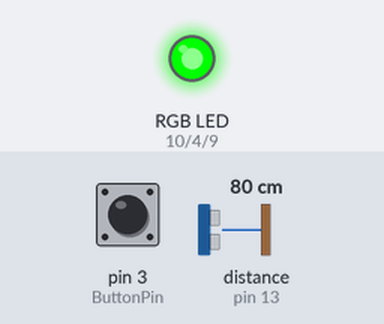
The sketch below on a simulated Arduino Uno, built with avr-gcc and run on an emulated ATmega328P. On the bench: an RGB LED mixed from three pins (HIGH = lit). Wiring (inferred from the names in the program): ultrasonic range finder: trigger A0; echo pin 13. The inputs (shaded band) are chosen by the test bench; at power-on: distance to the obstacle (sensor on pin 13) 80 cm, pin 3 (ButtonPin) LOW. The echo pulse lasts 58.3 µs per cm; dim RGB values are drawn brighter than linear; pins used as bus, display or sensor lines are not drawn; what the sketch prints to the serial monitor is not drawn.

Above: at 1.2 s.
1.3 s: distance to the obstacle (sensor on pin 13) set to 16 cm
2.8 s: distance to the obstacle (sensor on pin 13) set to 12 cm
At 3.8 s:
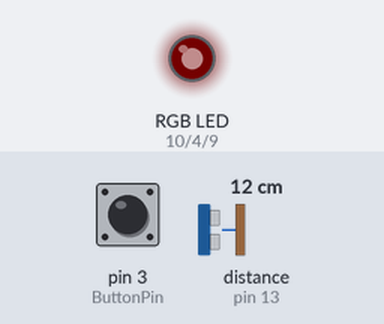
4.3 s: pin 3 (ButtonPin) pulled HIGH for 0.15 s
At 5.5 s:
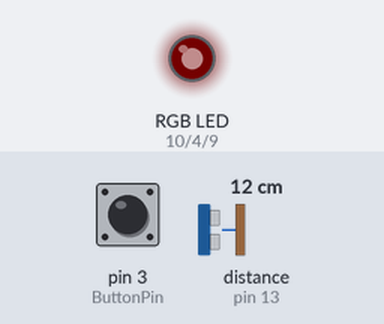
5.9 s: distance to the obstacle (sensor on pin 13) set to 2 cm
At 7.1 s:
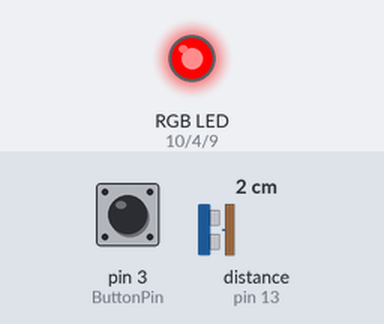
7.4 s: pin 3 (ButtonPin) pulled HIGH for 1 s
At 8.2 s:
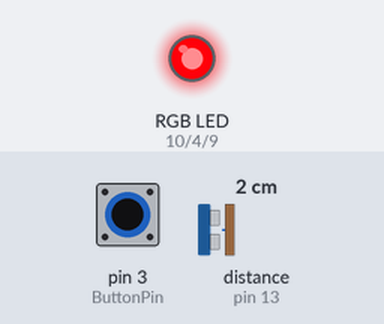
9.9 s: pin 3 (ButtonPin) pulled HIGH for 3.2 s
At 10.3 s:
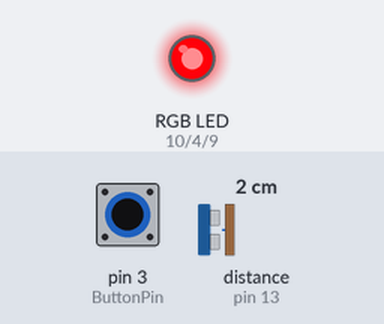
Timing chart, 0 to 14.6 s (numbered marks = the images above; inputs shaded):
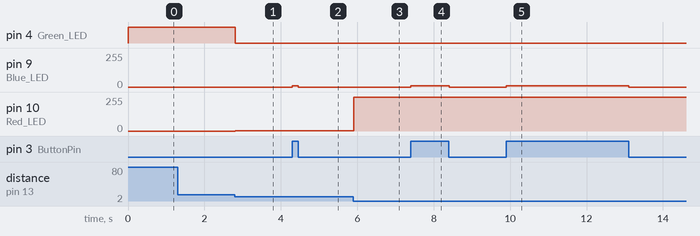

The sketch:

Code___Video_Link.ino
```cpp
// video - https://drive.google.com/file/d/1nArI0sUboojOsPNQp4hlVtyZX7GFNW7m/view?usp=sharing

// global variables and pins declaration
const int ButtonPin = 3;
const int Blue_LED = 9;
const int Red_LED = 10;
const int Green_LED = 4;
const int echo = 13;
const int trig = A0;
int duration = 0;
int distance = 0;
int ButtonValue = 0;

// pin and serial initiation
void setup() {
  pinMode(ButtonPin, INPUT);
  pinMode(Blue_LED, OUTPUT);
  pinMode(Red_LED, OUTPUT);
  pinMode(Green_LED, OUTPUT);
  pinMode(trig, OUTPUT);
  pinMode(echo, INPUT);
  Serial.begin(9600);
}

// loop function
void loop() {
  // loops trigPin on HIGH state for 1000 micro seconds before LOW
  digitalWrite(trig, HIGH);
  delayMicroseconds(1000);
  digitalWrite(trig, LOW);

  // digitally reads button input (0 or 1)
  ButtonValue = digitalRead(ButtonPin);

  // Reads echoPin, returning sound wave travel time in microseconds
  duration = pulseIn(echo, HIGH);

  // Calculates distance in centimeters
  distance = (duration / 2) / 28.5;

  // Prints distance on serial monitor
  Serial.println(distance);

  // conditions on turning blue LED on or off with pushbutton
  if (ButtonValue != 0) {
    analogWrite(Blue_LED, 10);
  }
  else {
    analogWrite(Blue_LED, 0);
  }

  // conditions on turning red and green LED on or off via distance
  if (distance <= 10) {
    digitalWrite(Red_LED, HIGH);
    digitalWrite(Green_LED, LOW);
  }
  else if (distance > 10 && distance < 15) {
    analogWrite(Red_LED, 1);
    digitalWrite(Green_LED, LOW);
  }
  else if (distance >= 15) {
    digitalWrite(Green_LED, HIGH);
    digitalWrite(Red_LED, LOW);
  }
}
```

Measured:
- the behaviour switches between 15 and 14 cm on distance to the obstacle (sensor on pin 13) (found by bisection; images 0 and 1)
- after the input at 2.8 s, pin 4 (Green_LED): HIGH → LOW at once; pin 10 (Red_LED): 0/255 → 1/255 at once
- after the input at 4.3 s, pin 9 (Blue_LED): 0/255 → 10/255 at once, → 0/255 0.15 s later
- after the input at 5.9 s, pin 10 (Red_LED): 1/255 → 255/255 at once
- after the input at 7.4 s, pin 9 (Blue_LED): 0/255 → 10/255 at once, → 0/255 1.0 s later
- after the input at 9.9 s, pin 9 (Blue_LED): 0/255 → 10/255 at once, → 0/255 3.2 s later
